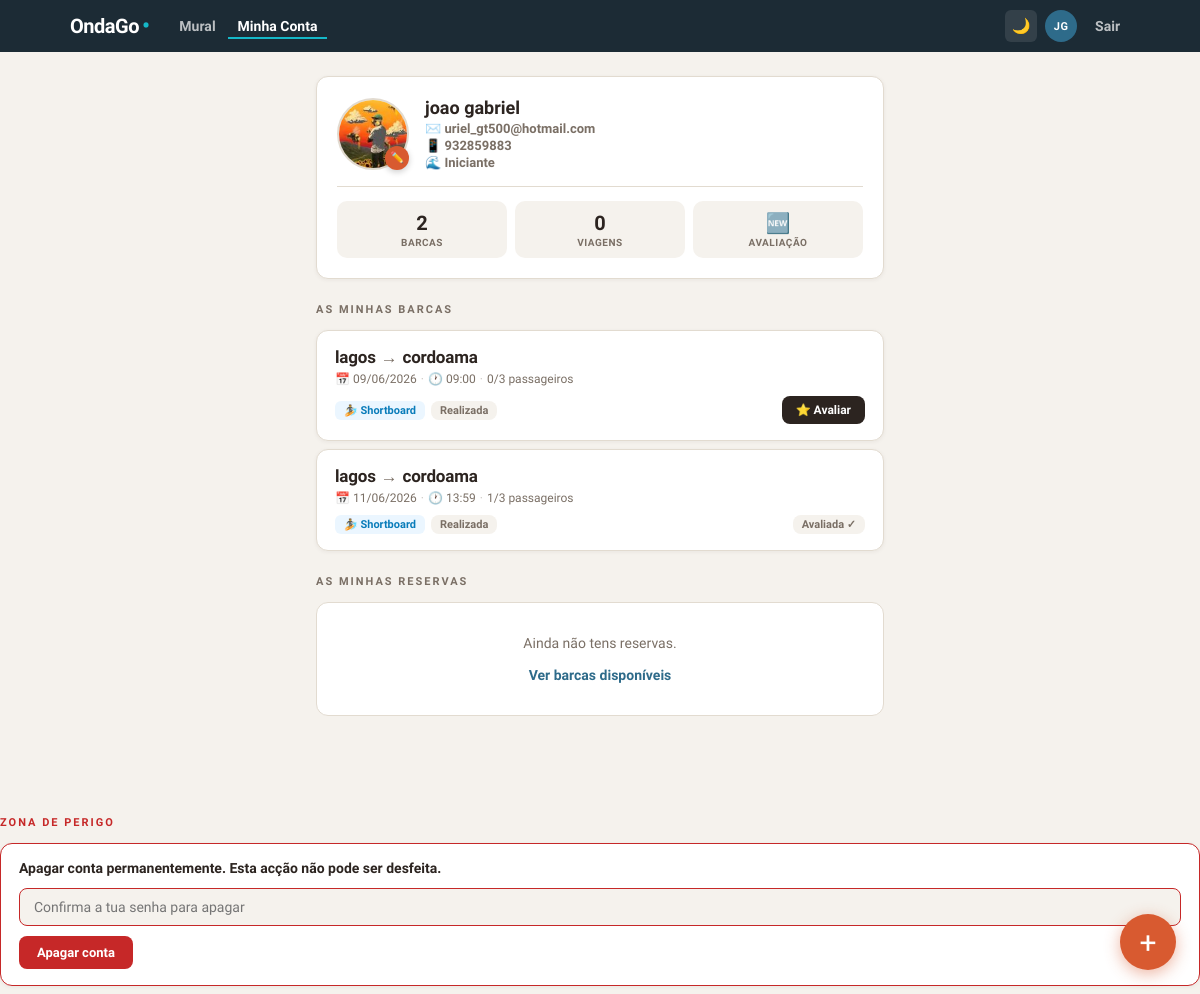
Page /minha_conta (signed in) on the earlier database version.
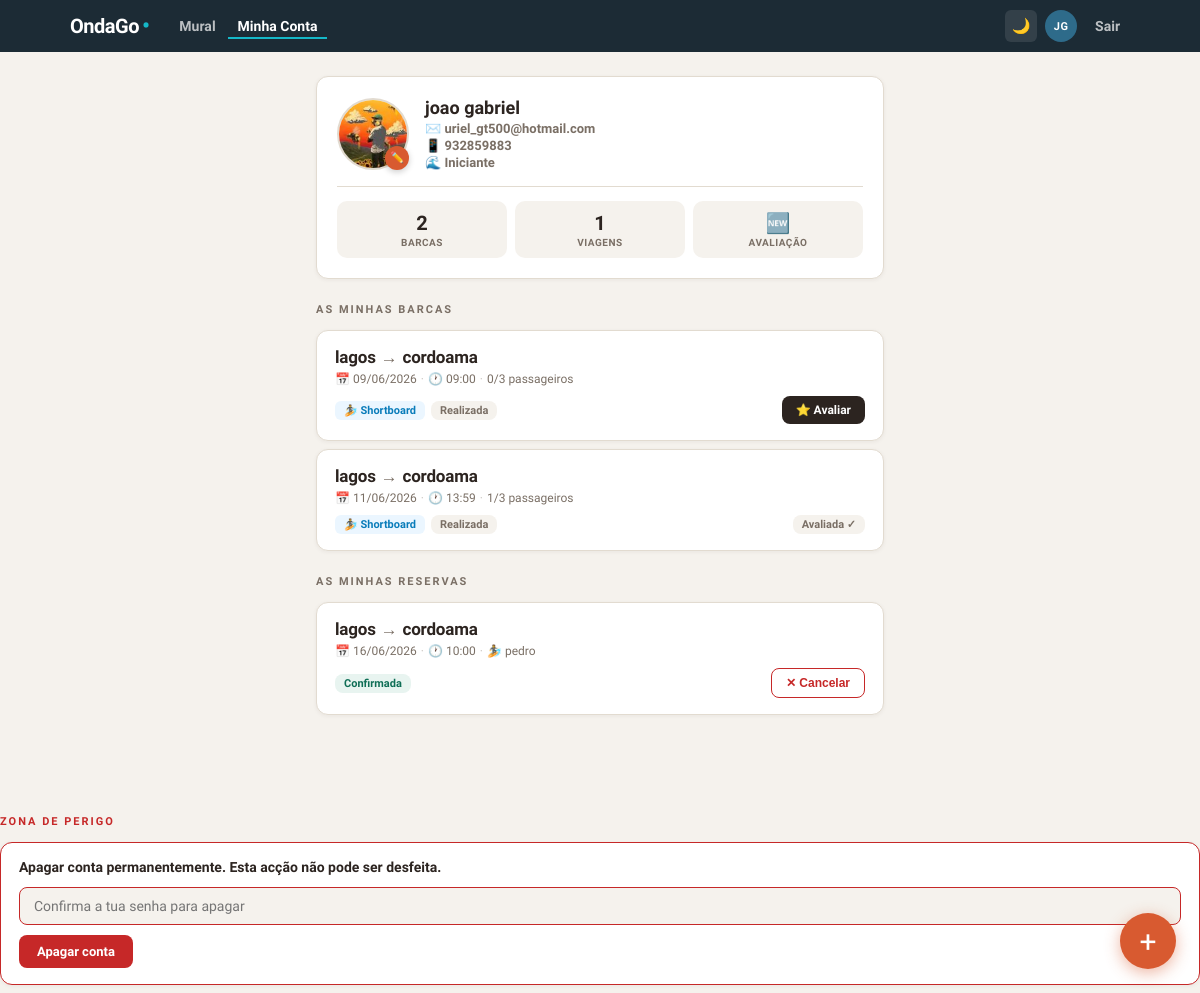
Same page on the later database version.
### models.py (models this page shows, shortened)
class Usuario(UserMixin, db.Model):
    __tablename__ = 'usuarios'
    id         = db.Column(db.Integer, primary_key=True)
    nome       = db.Column(db.String(100), nullable=False)
    email      = db.Column(db.String(150), unique=True, nullable=False)
    telefone   = db.Column(db.String(20), nullable=False)
    nivel      = db.Column(db.String(30), default='Iniciante')
    foto_url   = db.Column(db.String(300), default='')
    senha_hash = db.Column(db.String(256), nullable=False)
    criado_em  = db.Column(db.DateTime, default=datetime.utcnow)
    caronas    = db.relationship('Carona', backref='motorista', lazy=True)
    reservas   = db.relationship('Reserva', backref='passageiro', lazy=True)

class Carona(db.Model):
    __tablename__ = 'caronas'
    id            = db.Column(db.Integer, primary_key=True)
    motorista_id  = db.Column(db.Integer, db.ForeignKey('usuarios.id'), nullable=False)
    ponto_partida = db.Column(db.String(100), nullable=False)
    destino       = db.Column(db.String(100), nullable=False)
    data          = db.Column(db.String(10), nullable=False)
    hora          = db.Column(db.String(5), nullable=False)
    vagas_totais  = db.Column(db.Integer, nullable=False)
    tipo_prancha  = db.Column(db.String(30), default='Qualquer')
    criado_em     = db.Column(db.DateTime, default=datetime.utcnow)
    reservas      = db.relationship('Reserva', backref='carona', lazy=True)
    @property
    def vagas_disponiveis(self):
        return self.vagas_totais - len(self.reservas)
    @property
    def expirada(self):
        try:
            dt = datetime.strptime(f"{self.data} {self.hora}", "%d/%m/%Y %H:%M")
            return datetime.now() > dt
        except:
            return False

class Reserva(db.Model):
    __tablename__ = 'reservas'
    id         = db.Column(db.Integer, primary_key=True)
    carona_id  = db.Column(db.Integer, db.ForeignKey('caronas.id'), nullable=False)
    usuario_id = db.Column(db.Integer, db.ForeignKey('usuarios.id'), nullable=False)
    criado_em  = db.Column(db.DateTime, default=datetime.utcnow)

### app.py (the view)
@app.route('/minha_conta')
@login_required
def minha_conta():
    minhas_caronas  = Carona.query.filter_by(motorista_id=current_user.id).all()
    minhas_reservas = Reserva.query.filter_by(usuario_id=current_user.id).all()
    avaliacoes_feitas = {
        a.carona_id for a in Avaliacao.query.filter_by(avaliador_id=current_user.id).all()
    }
    return render_template('minha_conta.html', caronas=minhas_caronas, reservas=minhas_reservas,
                           avaliacoes_feitas=avaliacoes_feitas)

### app.py (called while the page is built)
@login_manager.user_loader
def load_user(user_id):
    return Usuario.query.get(int(user_id))

@app.context_processor
def utility_processor():
    def media_avaliacoes(usuario_id, tipo):
        avals = Avaliacao.query.filter_by(avaliado_id=usuario_id, tipo=tipo).all()
        if not avals:
            return None
        return round(sum(a.nota for a in avals) / len(avals), 1)
    def total_avaliacoes(usuario_id, tipo):
        return Avaliacao.query.filter_by(avaliado_id=usuario_id, tipo=tipo).count()
    return dict(media_avaliacoes=media_avaliacoes, total_avaliacoes=total_avaliacoes)

### templates/minha_conta.html (shortened to what this page needs)
{% extends "base.html" %}
{% block content %}
<div class="container">
    <div class="perfil-card">
        <div class="perfil-top">
            <div class="avatar-wrapper">
                <div class="avatar">
                    {% if current_user.foto_url %}
                        <img src="{{ url_for('static', filename='uploads/' + current_user.foto_url) }}" alt="Foto">
                    {% else %}
                        🏄
                    {% endif %}
                </div>
                <form method="POST" action="/editar_perfil" enctype="multipart/form-data" id="form-foto">
                    <button type="button" class="avatar-upload-btn"
                            onclick="document.getElementById('input-foto').click()">✏️</button>
                </form>
            </div>
            <div class="perfil-info">
                <h2>{{ current_user.nome }}</h2>
                <p>✉️ {{ current_user.email }}</p>
                <p>📱 {{ current_user.telefone }}</p>
                <p>🌊 {{ current_user.nivel }}</p>
            </div>
        </div>
        <div class="perfil-stats">
            <div class="stat">
                <div class="stat-valor">{{ caronas|length }}</div>
                <div class="stat-label">Barcas</div>
            </div>
            <div class="stat">
                <div class="stat-valor">{{ reservas|length }}</div>
                <div class="stat-label">Viagens</div>
            </div>
            <div class="stat">
                <div class="stat-valor">🆕</div>
                <div class="stat-label">Avaliação</div>
            </div>
        </div>
    </div>
    <p class="section-title">As minhas barcas</p>
    {% if caronas %}
        {% for c in caronas %}
        <div class="barca-card">
            <div class="card-route">
                {{ c.ponto_partida }}<span class="route-arrow">→</span>{{ c.destino }}
            </div>
            <div class="card-meta">
                📅 {{ c.data }}<span class="meta-sep">·</span>🕐 {{ c.hora }}<span class="meta-sep">·</span>{{ c.vagas_totais - c.vagas_disponiveis }}/{{ c.vagas_totais }} passageiros
            </div>
            <div class="card-bottom">
                <div class="card-tags">
                    <span class="tag-prancha">🏄 {{ c.tipo_prancha }}</span>
                    {% if c.expirada %}
                        <span class="badge-realizada">Realizada</span>
                    {% elif c.lotado %}
                        <span class="badge-lotada">Lotada</span>
                    {% else %}
                        <span class="badge-vagas">{{ c.vagas_disponiveis }} vagas</span>
                    {% endif %}
                </div>
                {% if not c.expirada %}
    <a href="/editar_carona/{{ c.id }}" class="btn-editar">✏️ Editar</a>
{% elif c.id not in avaliacoes_feitas %}
    <a href="/avaliar/{{ c.id }}" class="btn-editar">⭐ Avaliar</a>
{% else %}
    <span class="badge-realizada">Avaliada ✓</span>
{% endif %}
            </div>
        </div>
        {% endfor %}
    {% else %}
        <div class="empty">
            Ainda não publicaste nenhuma barca.<br><br>
            <a href="/nova">+ Publicar a primeira barca</a>
        </div>
    {% endif %}
    <p class="section-title" style="margin-top: 24px;">As minhas reservas</p>
    {% if reservas %}
        {% for r in reservas %}
        <div class="barca-card">
            <div class="card-route">
                {{ r.carona.ponto_partida }}<span class="route-arrow">→</span>{{ r.carona.destino }}
            </div>
            <div class="card-meta">
                📅 {{ r.carona.data }}<span class="meta-sep">·</span>🕐 {{ r.carona.hora }}<span class="meta-sep">·</span>🏄 {{ r.carona.motorista.nome.split()[0] }}
            </div>
            <div class="card-bottom">
                <div class="card-tags">
                    {% if r.carona.expirada %}
                        <span class="badge-realizada">Realizada</span>
                    {% else %}
                        <span class="badge-vagas">Confirmada</span>
                    {% endif %}
                </div>
               {% if not r.carona.expirada %}
<form method="POST" action="/cancelar_reserva/{{ r.id }}">
    <button type="submit" class="btn-cancelar"
        onclick="return confirm('Tens a certeza que queres cancelar?')">
        ✕ Cancelar
    </button>
</form>
{% elif r.carona.id not in avaliacoes_feitas %}
    <a href="/avaliar/{{ r.carona.id }}" class="btn-editar">⭐ Avaliar</a>
{% else %}
    <span class="badge-realizada">Avaliada ✓</span>
{% endif %}
            </div>
        </div>
        {% endfor %}
    {% else %}
        <div class="empty">
            Ainda não tens reservas.<br><br>
            <a href="/">Ver barcas disponíveis</a>
        </div>
    {% endif %}
</div>
    <p class="section-title" style="margin-top: 32px; color: var(--red);">Zona de perigo</p>
    <div class="barca-card" style="border-color: var(--red);">
        <p style="font-size:14px; font-weight:600; color:var(--text); margin-bottom:12px;">
            Apagar conta permanentemente. Esta acção não pode ser desfeita.
        </p>
        <form method="POST" action="/apagar_conta"
              onsubmit="return confirm('Tens a certeza absoluta? Todos os teus dados serão eliminados.')">
            <input type="password" name="senha" placeholder="Confirma a tua senha para apagar" required
                   style="width:100%; padding:10px 14px; border:1px solid var(--red);
                          border-radius:8px; font-size:14px; font-family:inherit;
                          background:var(--bg); color:var(--text); outline:none; margin-bottom:10px;">
            <button type="submit"
                    style="background:var(--red); color:white; padding:9px 18px;
                           border:none; border-radius:8px; font-size:13px; font-weight:700;
                           font-family:inherit; cursor:pointer;">
                Apagar conta
            </button>
        </form>
    </div>
<a href="/nova" class="fab" title="Publicar barca">+</a>
{% endblock %}

### templates/base.html (shortened to what this page needs)
<!DOCTYPE html>
<html lang="pt" data-theme="light">
<head>
</head>
<body>
<nav class="navbar">
    <div class="nav-inner">
        <a href="/" class="nav-logo">OndaGo<span class="logo-dot">•</span></a>
        <div class="nav-links" id="nav-links">
            <a href="/"
               class="nav-link {% if request.endpoint == 'index' %}active{% endif %}">Mural</a>
            {% if current_user.is_authenticated %}
                <a href="/minha_conta"
                   class="nav-link {% if request.endpoint == 'minha_conta' %}active{% endif %}">Minha Conta</a>
            {% endif %}
        </div>
        <div class="nav-right">
            <button class="theme-toggle" id="theme-btn" onclick="toggleTheme()" title="Modo escuro">🌙</button>
            {% if current_user.is_authenticated %}
                <div class="nav-avatar" title="{{ current_user.nome }}">{{ current_user.nome.split()[0][0] }}{% if current_user.nome.split()|length > 1 %}{{ current_user.nome.split()[-1][0] }}{% endif %}</div>
                <a href="/logout" class="nav-link">Sair</a>
            {% else %}
                <a href="/login"
                   class="nav-link {% if request.endpoint == 'login' %}active{% endif %}">Entrar</a>
                <a href="/registro" class="nav-btn">Criar conta</a>
            {% endif %}
        </div>
    </div>
</nav>
{% block content %}{% endblock %}
</body>
</html>

### templates/base.html (style rules this page uses)
:root { --bg: #F5F2ED; --card: #ffffff; --text: #2C2420; --text-muted: #7A6F65; --border: #E2DBD0; --shadow: rgba(44,36,32,0.06); --nav: #1C2B35; --teal: #15B8C8; --hero: #2E6B8A; --green: #0F6E56; --green-light: #E8F4F0; --red: #c62828; --red-light: #fdecea; --orange: #D85A30; }
* { margin: 0; padding: 0; box-sizing: border-box; }
body { font-family: 'Plus Jakarta Sans', sans-serif; background: var(--bg); color: var(--text); transition: background 0.3s, color 0.3s; }
.navbar { background: #1C2B35; height: 52px; width: 100%; position: sticky; top: 0; z-index: 200; }
.nav-inner { max-width: 1100px; margin: 0 auto; height: 100%; padding: 0 20px; display: flex; align-items: center; gap: 20px; }
.nav-logo { font-size: 20px; font-weight: 800; color: #ffffff; text-decoration: none; letter-spacing: -0.5px; flex-shrink: 0; display: flex; align-items: baseline; gap: 3px; }
.logo-dot { color: #15B8C8; font-size: 22px; line-height: 1; }
.nav-links { display: flex; align-items: center; gap: 2px; flex: 1; }
.nav-link { color: rgba(255,255,255,0.7); text-decoration: none; font-size: 14px; font-weight: 600; padding: 5px 10px; border-radius: 6px; transition: color 0.15s; white-space: nowrap; }
.nav-link.active { color: #ffffff; border-bottom: 2px solid #15B8C8; border-radius: 0; padding-bottom: 3px; }
.nav-right { display: flex; align-items: center; gap: 8px; flex-shrink: 0; }
.theme-toggle { background: rgba(255,255,255,0.1); border: none; color: white; width: 32px; height: 32px; border-radius: 6px; cursor: pointer; font-size: 15px; display: flex; align-items: center; justify-content: center; transition: background 0.15s; }
.nav-avatar { width: 32px; height: 32px; border-radius: 50%; background: #2E6B8A; color: #ffffff; font-size: 11px; font-weight: 800; letter-spacing: 0.5px; display: flex; align-items: center; justify-content: center; flex-shrink: 0; text-transform: uppercase; }

Differences in the rows shown:
added Reserva: carona.ponto_partida "lagos", carona.destino "cordoama", carona.data "16/06/2026", carona.hora "10:00", carona.motorista.nome "pedro"
Other differences:
{{ reservas|length }}: "0" → "1"
text no longer shown: "Ainda não tens reservas. Ver barcas disponíveis"
